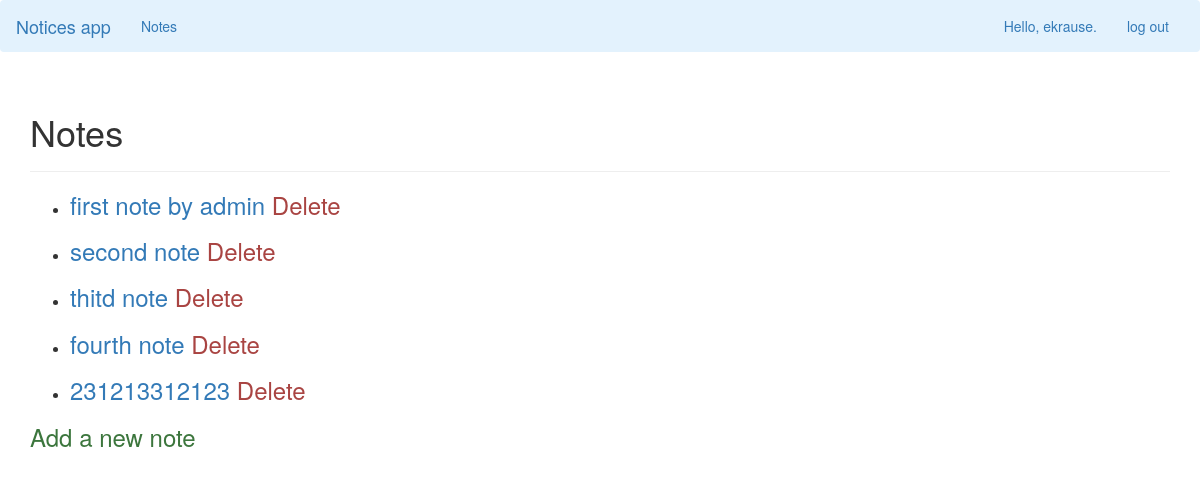
The page /notes/ (signed in) on the database as committed earlier.
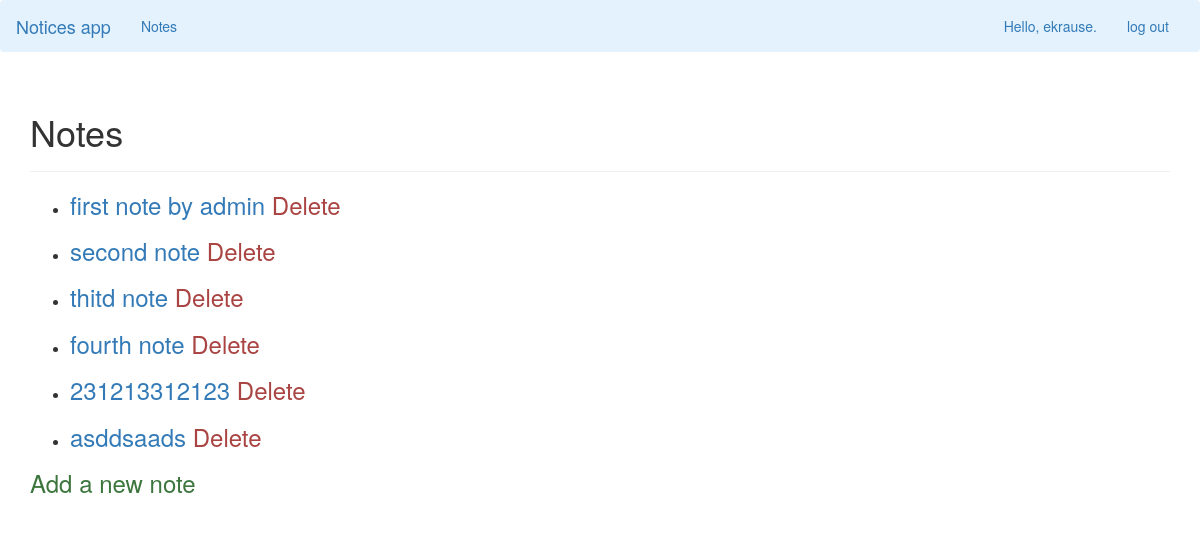
The same page on the database as committed later.
### notices/models.py (models this page shows)
class Note(models.Model):
    text = models.CharField(max_length=600)
    date_added = models.DateTimeField(auto_now_add=True)
    owner = models.ForeignKey(User, on_delete=models.CASCADE)
    def __str__(self):
        return self.text

### notices/views.py (the view)
# urls.py: path('notes/', views.notes, name='notes'),
@login_required
def notes(request):
    notes = Note.objects.filter(owner=request.user).order_by('date_added')
    context = {'notes': notes}
    return render(request, 'notices/notes.html', context)

### notices/templates/notices/notes.html
{% extends "notices/base.html" %}
{% load bootstrap3 %}
{% block header %}
  <h1>Notes</h1>
{% endblock header %}
{% block content %}
  <ul>
    {% for note in notes %}
      <li>
        <h3>
          <a href="{% url 'notices:note' note.id %}">{{ note }}</a>
          <a href="{% url 'notices:delete_note' note.id %}" class="text-danger">Delete</a>
        </h3>
      </li>
    {% empty %}
      <li>No notes have been added yet.</li>
    {% endfor %}
  </ul>
    <h3>
      <a href="{% url 'notices:new_note' %}" class="text-success">Add a new note</a>
    </h3>
{% endblock content %}

Rows that differ between the two databases and show on the page:
added Note: text "asddsaads"
